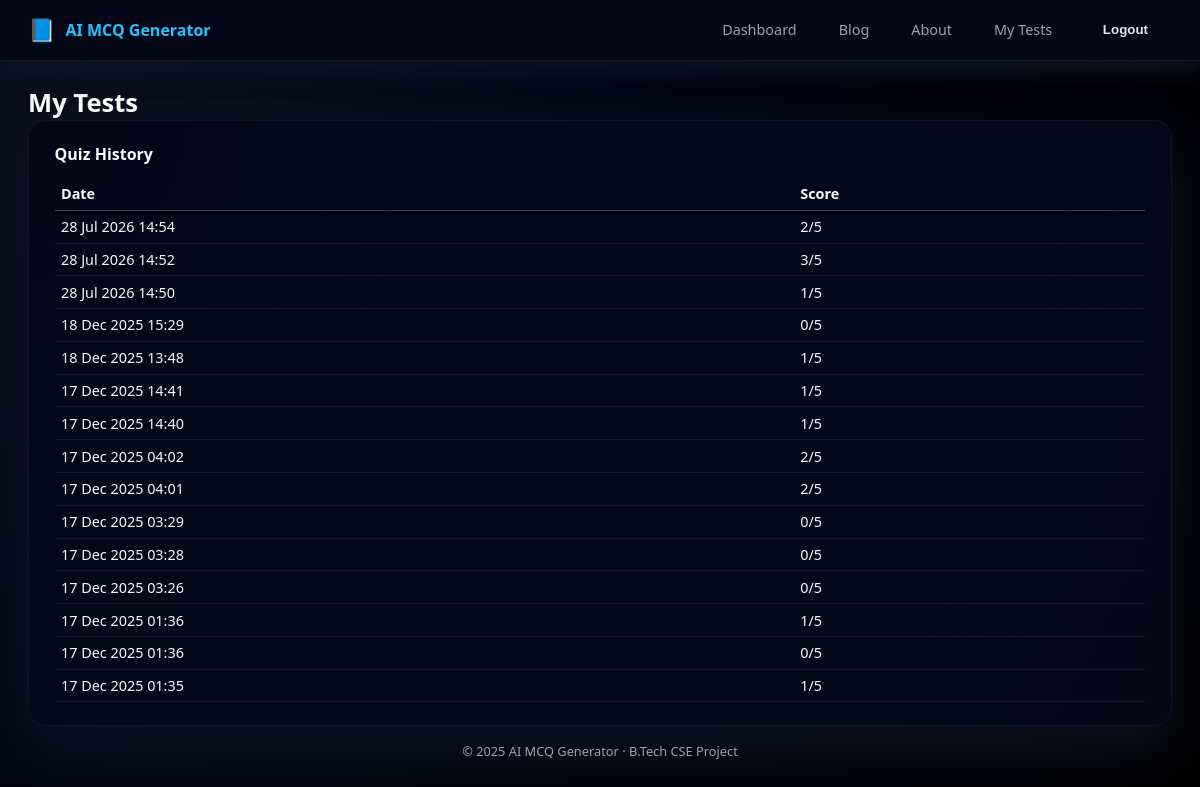
Page /my-tests/ (signed in) on the committed database.
### mcq_app/models.py (models this page shows, shortened)
class QuizResult(models.Model):
    user = models.ForeignKey(User, on_delete=models.CASCADE)
    score = models.IntegerField()
    total = models.IntegerField()
    created_at = models.DateTimeField(auto_now_add=True)
    subject = models.CharField(max_length=100, blank=True)

### mcq_app/views.py (the view)
# urls.py: path("my-tests/", views.my_tests, name="my_tests"),
@login_required(login_url="login")
def my_tests(request):
    history = QuizResult.objects.filter(user=request.user).order_by("-created_at")
    return render(request, "my_tests.html", {"history": history})

### templates/my_tests.html (shortened to what this page needs)
{% extends 'base.html' %}
{% block header_title %}My Tests{% endblock %}
{% block content %}
<div class="card">
    <h2 class="card-header">Quiz History</h2>
    {% if history %}
        <table style="width:100%;border-collapse:collapse;font-size:0.9rem;">
            <tr style="border-bottom:1px solid #374151;">
                <th style="text-align:left;padding:0.4rem;">Date</th>
                <th style="text-align:left;padding:0.4rem;">Score</th>
            </tr>
            {% for h in history %}
            <tr style="border-bottom:1px solid #111827;">
                <td style="padding:0.4rem;">{{ h.created_at|date:"d M Y H:i" }}</td>
                <td style="padding:0.4rem;">{{ h.score }}/{{ h.total }}</td>
                <td style="padding:0.4rem;">
                </td>
            </tr>
            {% endfor %}
        </table>
    {% else %}
        <p class="text-muted">No tests taken yet.</p>
    {% endif %}
</div>
{% endblock %}

### templates/base.html (shortened to what this page needs)
{% load static %}
<!DOCTYPE html>
<html lang="en">
<head>
</head>
<body>
<header class="topbar">
    <div class="topbar-inner">
        <div class="logo-wrap">
            <span class="logo-icon">📘</span>
            <span class="logo-text">AI MCQ Generator</span>
        </div>
        <nav class="topnav">
            <a href="{% url 'home' %}">Dashboard</a>
            <a href="{% url 'blog' %}">Blog</a>
            <a href="{% url 'about' %}">About</a>
            <a href="{% url 'my_tests' %}">My Tests</a>
            {% if user.is_authenticated %}
                <form action="{% url 'logout' %}" method="post" style="display:inline;">
                    <button type="submit"
                            style="background:none;border:none;color:#e5e7eb;cursor:pointer;">
                        Logout
                    </button>
                </form>
            {% else %}
                <a href="{% url 'login' %}">Login</a>
                <a href="{% url 'register' %}">Register</a>
            {% endif %}
        </nav>
    </div>
</header>
<div class="page-shell">
    <div class="page-inner">
        <h1 class="page-header-title">
            {% block header_title %}AI MCQ Generator Dashboard{% endblock %}
        </h1>
        {% block content %}{% endblock %}
        <div class="page-footer">
            © 2025 AI MCQ Generator · B.Tech CSE Project
        </div>
    </div>
</div>
</body>
</html>

### rows in the picture
QuizResult: created_at "28 Jul 2026 14:54", score "2", total "5"
QuizResult: created_at "28 Jul 2026 14:52", score "3", total "5"
QuizResult: created_at "28 Jul 2026 14:50", score "1", total "5"
QuizResult: created_at "18 Dec 2025 15:29", score "0", total "5"
QuizResult: created_at "18 Dec 2025 13:48", score "1", total "5"
QuizResult: created_at "17 Dec 2025 14:41", score "1", total "5"
QuizResult: created_at "17 Dec 2025 14:40", score "1", total "5"
QuizResult: created_at "17 Dec 2025 04:02", score "2", total "5"
QuizResult: created_at "17 Dec 2025 04:01", score "2", total "5"
QuizResult: created_at "17 Dec 2025 03:29", score "0", total "5"
QuizResult: created_at "17 Dec 2025 03:28", score "0", total "5"
QuizResult: created_at "17 Dec 2025 03:26", score "0", total "5"
QuizResult: created_at "17 Dec 2025 01:36", score "1", total "5"
QuizResult: created_at "17 Dec 2025 01:36", score "0", total "5"
QuizResult: created_at "17 Dec 2025 01:35", score "1", total "5"
